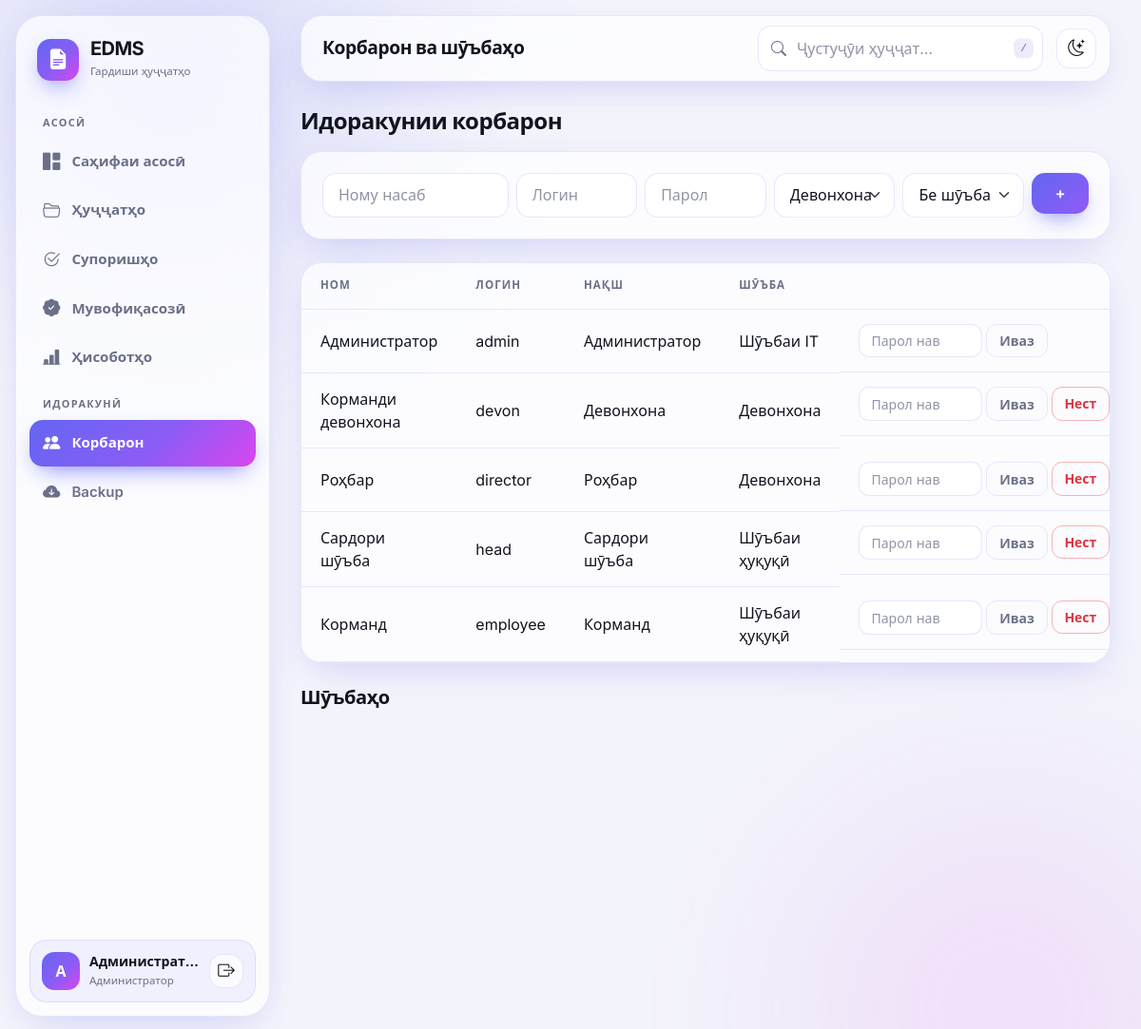
/users.php (signed in), run on the app's committed database.
### tables this page shows
CREATE TABLE users (
  id INT AUTO_INCREMENT PRIMARY KEY,
  full_name VARCHAR(150) NOT NULL,
  login VARCHAR(50) NOT NULL UNIQUE,
  password VARCHAR(255) NOT NULL,
  role ENUM('chancellery','director','dept_head','employee','admin') NOT NULL,
  department_id INT NULL,
  FOREIGN KEY (department_id) REFERENCES departments(id) ON DELETE SET NULL
);

CREATE TABLE departments (
  id INT AUTO_INCREMENT PRIMARY KEY,
  name VARCHAR(150) NOT NULL
);

### config.php (called while the page is built, shortened)
<?php
function e($s) { return htmlspecialchars((string)$s, ENT_QUOTES, 'UTF-8'); }
function me() { return $_SESSION['user'] ?? null; }

### users.php (the view, shortened to what this page needs)
<?php
require 'config.php';
$depts = $pdo->query('SELECT * FROM departments ORDER BY name')->fetchAll();
$users = $pdo->query('SELECT u.*, d.name dept FROM users u LEFT JOIN departments d ON d.id=u.department_id ORDER BY u.id')->fetchAll();
include 'includes/header.php';
?>
<h4 class="mb-3">Идоракунии корбарон</h4>
<form method="post" class="card card-body mb-4"><?= csrf_field() ?><input type="hidden" name="action" value="add_user">
  <div class="row g-2">
    <div class="col-md-3"><input name="full_name" class="form-control" placeholder="Ному насаб" required></div>
    <div class="col-md-2"><input name="login" class="form-control" placeholder="Логин" required></div>
    <div class="col-md-2"><input type="password" name="password" class="form-control" placeholder="Парол" required></div>
    <div class="col-md-2"><select name="role" class="form-select"><?php foreach (ROLES as $k => $v): ?><option value="<?= $k ?>"><?= $v ?></option><?php endforeach; ?></select></div>
    <div class="col-md-2"><select name="department_id" class="form-select"><option value="">Бе шӯъба</option>
      <?php foreach ($depts as $d): ?><option value="<?= $d['id'] ?>"><?= e($d['name']) ?></option><?php endforeach; ?></select></div>
    <div class="col-md-1"><button class="btn btn-primary w-100">+</button></div>
  </div>
</form>
<div class="card mb-4"><div class="table-responsive"><table class="table align-middle mb-0">
  <tr><th>Ном</th><th>Логин</th><th>Нақш</th><th>Шӯъба</th><th></th></tr>
  <?php foreach ($users as $u): ?>
  <tr><td><?= e($u['full_name']) ?></td><td><?= e($u['login']) ?></td><td><?= e(ROLES[$u['role']]) ?></td><td><?= e($u['dept']) ?></td>
    <td class="d-flex gap-1">
      <form method="post" class="d-flex gap-1"><?= csrf_field() ?><input type="hidden" name="action" value="reset_pass"><input type="hidden" name="id" value="<?= $u['id'] ?>">
        <input type="password" name="password" class="form-control form-control-sm" placeholder="Парол нав" style="width:130px">
        <button class="btn btn-sm btn-outline-secondary">Иваз</button></form>
      <?php if ($u['id'] != me()['id']): ?>
      <form method="post" onsubmit="return confirm('Нест кунем?')"><?= csrf_field() ?><input type="hidden" name="action" value="delete_user"><input type="hidden" name="id" value="<?= $u['id'] ?>">
        <button class="btn btn-sm btn-outline-danger">Нест</button></form>
      <?php endif; ?>
    </td></tr>
  <?php endforeach; ?>
</table></div></div>
<h5>Шӯъбаҳо</h5>
<?php include 'includes/footer.php'; ?>

### includes/header.php (shortened to what this page needs)
<?php
$u = me(); $r = $u['role'] ?? ''; $uid = $u['id'] ?? 0;
$cur = basename($_SERVER['SCRIPT_NAME']);
$titles = [
    'index.php' => 'Саҳифаи асосӣ', 'documents.php' => 'Ҳуҷҷатҳо', 'document_add.php' => 'Бақайдгирии ҳуҷҷат',
    'document_view.php' => 'Ҳуҷҷат', 'tasks.php' => 'Супоришҳо', 'approvals.php' => 'Мувофиқасозӣ',
    'reports.php' => 'Ҳисоботҳо', 'users.php' => 'Корбарон ва шӯъбаҳо', 'backup.php' => 'Нусхаи эҳтиётӣ',
];
$pageTitle = $pageTitle ?? ($titles[$cur] ?? 'EDMS');
$active = in_array($cur, ['document_add.php', 'document_view.php']) ? 'documents.php' : $cur;
function side_link($href, $icon, $label, $active, $count = 0) {
    $cls = $active === $href ? 'side-link active' : 'side-link';
    $badge = $count > 0 ? "<span class='count'>$count</span>" : '';
    echo "<a class='$cls' href='$href'><i class='bi bi-$icon'></i><span>$label</span>$badge</a>";
}
?>
<!doctype html>
<html lang="tg" data-bs-theme="light">
<head>
<link href="https://cdn.jsdelivr.net/npm/bootstrap@5.3.3/dist/css/bootstrap.min.css" rel="stylesheet">
<link href="https://cdn.jsdelivr.net/npm/bootstrap-icons@1.11.3/font/bootstrap-icons.min.css" rel="stylesheet">
<link href="assets/style.css?v=2" rel="stylesheet">
</head>
<body>
<aside class="sidebar">
  <a href="index.php" class="brand">
    <span class="brand-logo"><i class="bi bi-file-earmark-text-fill"></i></span>
    <span><b>EDMS</b><small>Гардиши ҳуҷҷатҳо</small></span>
  </a>
  <nav>
    <div class="nav-label">Асосӣ</div>
    <?php
    side_link('index.php', 'grid-1x2-fill', 'Саҳифаи асосӣ', $active);
    if ($r === 'admin') {
        echo "<div class='nav-label'>Идоракунӣ</div>";
    }
    ?>
  </nav>
  <div class="side-user">
    <div class="avatar"><?= e(mb_strtoupper(mb_substr($u['full_name'], 0, 1))) ?></div>
    <div class="meta"><b><?= e($u['full_name']) ?></b><small><?= e(ROLES[$r]) ?></small></div>
    <a href="logout.php" class="icon-btn" style="width:36px;height:36px" title="Баромад"><i class="bi bi-box-arrow-right"></i></a>
  </div>
</aside>
<main class="main">
  <header class="topbar">
    <h1><?= e($pageTitle) ?></h1>
    <form class="search-box" action="documents.php" method="get">
      <i class="bi bi-search"></i>
      <input name="q" class="form-control" placeholder="Ҷустуҷӯи ҳуҷҷат…" autocomplete="off">
      <kbd>/</kbd>
    </form>
    <button class="icon-btn" data-theme-toggle aria-label="Тема"><i class="bi bi-moon-stars"></i></button>
  </header>

### includes/footer.php (shortened to what this page needs)
</main>
</body>
</html>

### data on the page
users: full_name "А", full_name "Администрат…", role "Администратор", full_name "Администратор", login "admin", department.name "Шӯъбаи IT"
departments: role "Девонхона"
users: full_name "Корманди девонхона", login "devon", role "Девонхона", department.name "Девонхона"
users: full_name "Роҳбар", login "director", role "Роҳбар", department.name "Девонхона"
users: full_name "Сардори шӯъба", login "head", role "Сардори шӯъба", department.name "Шӯъбаи ҳуқуқӣ"
users: full_name "Корманд", login "employee", role "Корманд", department.name "Шӯъбаи ҳуқуқӣ"

### other printed values
$label "Саҳифаи асосӣ Ҳуҷҷатҳо Супоришҳо Мувофиқасозӣ Ҳисоботҳо Корбарон Backup"
$pageTitle "Корбарон ва шӯъбаҳо"
